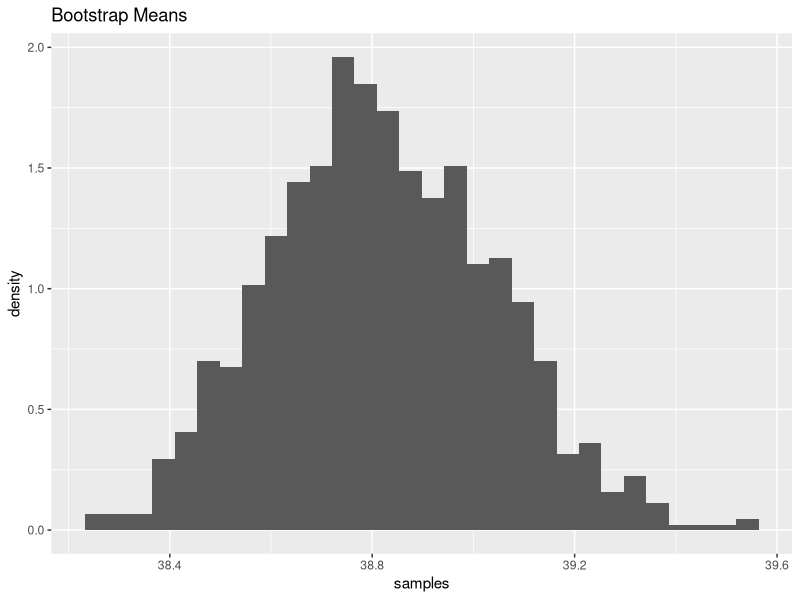
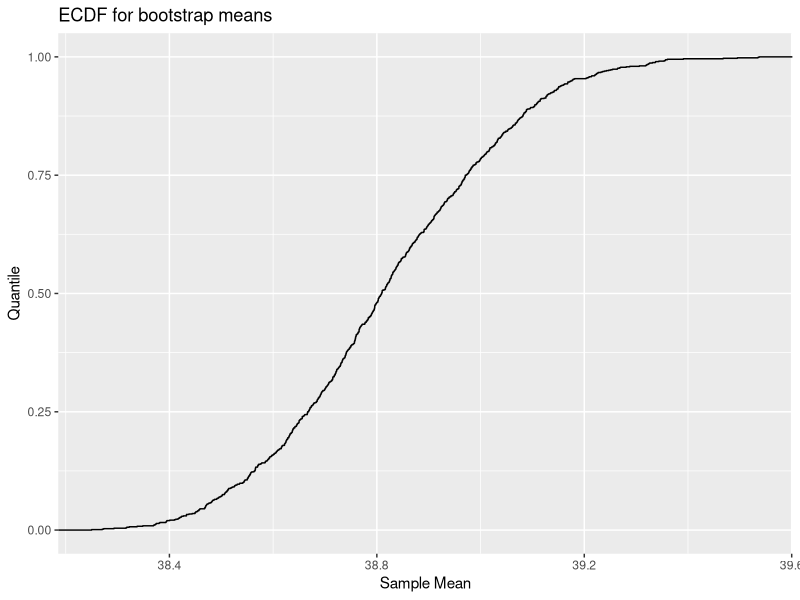

Write the R code that produced these figures, in order.
## ---- chunk 1
library(tidyverse)
library(palmerpenguins)
library(gridExtra)
## ---- chunk 2
adelie <- penguins |>
    filter(`species` == "Adelie") |>
    drop_na()
## ---- chunk 3
bootstrap_mean <- function(data) {
    sample <- data |> sample_frac(1, replace = TRUE)
    return(mean(pull(sample)))
}

samples <- replicate(1000, bootstrap_mean(adelie |> select("bill_length_mm")))
ggplot() +
    geom_histogram(aes(x = samples, y = after_stat(density))) +
    labs(title = "Bootstrap Means")
## ---- chunk 4
ggplot() +
    stat_ecdf(aes(x = samples)) +
    labs(title = "ECDF for bootstrap means", x = "Sample Mean", y = "Quantile")
